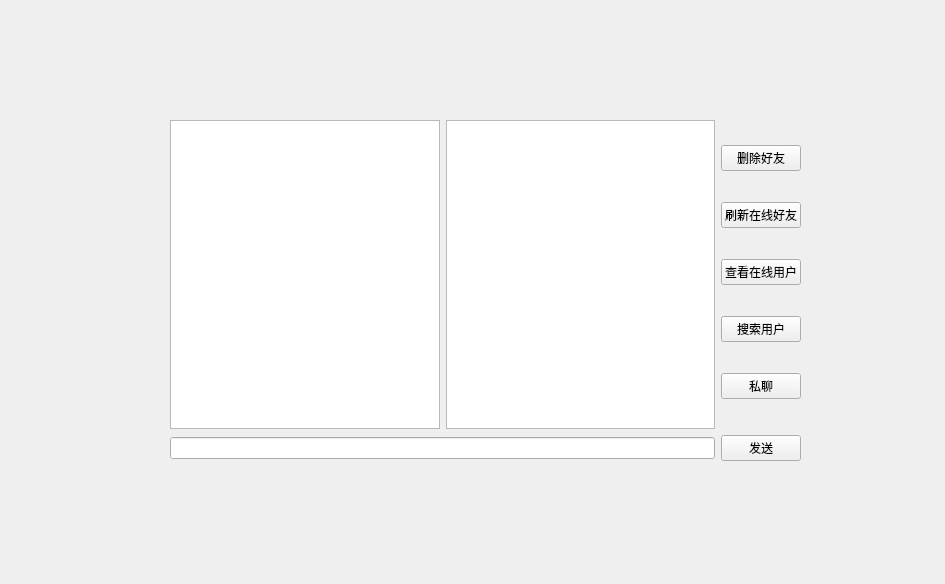
<?xml version="1.0" encoding="UTF-8"?>
<ui version="4.0">
 <class>friendui</class>
 <widget class="QWidget" name="friendui">
  <property name="geometry">
   <rect>
    <x>0</x>
    <y>0</y>
    <width>945</width>
    <height>584</height>
   </rect>
  </property>
  <property name="windowTitle">
   <string>Form</string>
  </property>
  <widget class="QWidget" name="">
   <property name="geometry">
    <rect>
     <x>170</x>
     <y>120</y>
     <width>631</width>
     <height>341</height>
    </rect>
   </property>
   <layout class="QVBoxLayout" name="verticalLayout_2">
    <item>
     <layout class="QHBoxLayout" name="horizontalLayout">
      <item>
       <widget class="QTextEdit" name="m_pShowFriendTE"/>
      </item>
      <item>
       <widget class="QListWidget" name="m_pFriendLW"/>
      </item>
      <item>
       <layout class="QVBoxLayout" name="verticalLayout">
        <item>
         <widget class="QPushButton" name="m_pDeleteFriendPB">
          <property name="text">
           <string>删除好友</string>
          </property>
         </widget>
        </item>
        <item>
         <widget class="QPushButton" name="m_pFlushFriendPB">
          <property name="text">
           <string>刷新在线好友</string>
          </property>
         </widget>
        </item>
        <item>
         <widget class="QPushButton" name="m_pLineUserInfoPB">
          <property name="text">
           <string>查看在线用户</string>
          </property>
         </widget>
        </item>
        <item>
         <widget class="QPushButton" name="m_pSearchUserPB">
          <property name="text">
           <string>搜索用户</string>
          </property>
         </widget>
        </item>
        <item>
         <widget class="QPushButton" name="m_pPrivateChatPB">
          <property name="text">
           <string>私聊</string>
          </property>
         </widget>
        </item>
       </layout>
      </item>
     </layout>
    </item>
    <item>
     <layout class="QHBoxLayout" name="horizontalLayout_2">
      <item>
       <widget class="QLineEdit" name="m_pInputMsgLE"/>
      </item>
      <item>
       <widget class="QPushButton" name="m_pMsgSendPB">
        <property name="text">
         <string>发送</string>
        </property>
       </widget>
      </item>
     </layout>
    </item>
   </layout>
  </widget>
 </widget>
 <resources/>
 <connections/>
</ui>
